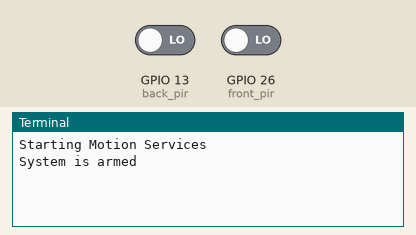
Bench run of a program on a simulated Raspberry Pi (BCM pin numbers). Parts: the last lines printed to the terminal. Inputs (shaded band) come from the test bench; at power-on: GPIO 13 (back_pir) LOW, GPIO 26 (front_pir) LOW. The clock reads 2024-03-15 10:24:30 at power-on unless the program sets it.

Above: at 2.2 s.
2.3 s: GPIO 13 (back_pir) driven HIGH
At 2.7 s:
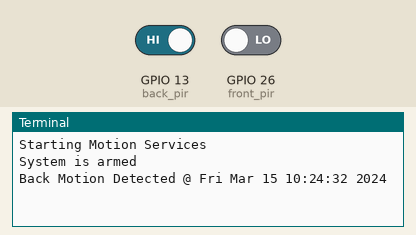
3.8 s: GPIO 26 (front_pir) driven HIGH
At 5.0 s:
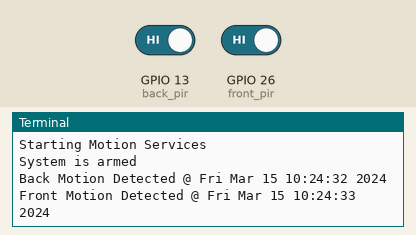

The program:

PIR_Multi.py
```python
# (licence header left out)
"""
This Python Script is to show interrupts on the Pi.
"""

import RPi.GPIO as io
import time

io.setmode(io.BCM)

front_pir = 26
back_pir = 13
io.setup(front_pir, io.IN)
io.setup(back_pir, io.IN)

def front_Motion(PIR_PIN):
    print("Front Motion Detected @", time.ctime())


def back_Motion(PIR_PIN):
    print("Back Motion Detected @", time.ctime())

print("Starting Motion Services")
time.sleep(1)
print("System is armed")

try:
    io.add_event_detect(front_pir, io.RISING, callback=front_Motion)
    io.add_event_detect(back_pir, io.RISING, callback=back_Motion)
    while 1:
        time.sleep(100)

except KeyboardInterrupt:
    print("Quitting")
    io.cleanup()
```

Measured:
- after the input at 2.3 s, the terminal: prints a new line at once (image 1)
- after the input at 3.8 s, the terminal: prints a new line at once (image 2)
